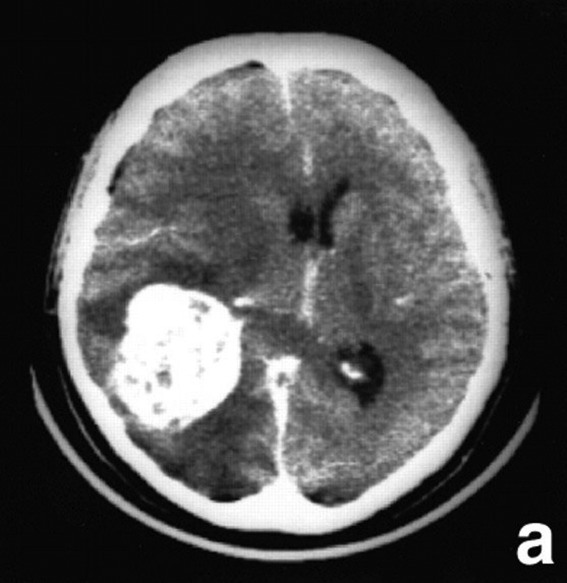
%> input picture MATLAB/brain1.jpg, 567 x 583 px
$ octave Brain_Tumor.m   (GNU Octave 9; MATLAB toolbox functions it lacks are replaced by stand-ins)
%> lines starting %> are read from the running program, lines starting %| are printed output that depends on the picture; in (x1, y1, x2, y2) boxes, pixels count from 0 and x2, y2 are one past the last pixel; in counts of white or black regions, pixels touching at a corner belong together; the program's own positions count from 1

close all;

clear all;
clc;
img=imread('brain1.jpg');
%> img is the input picture: size 583x567 uint8; min 0, max 255, mean 82.5
bw= im2bw(img,0.7);
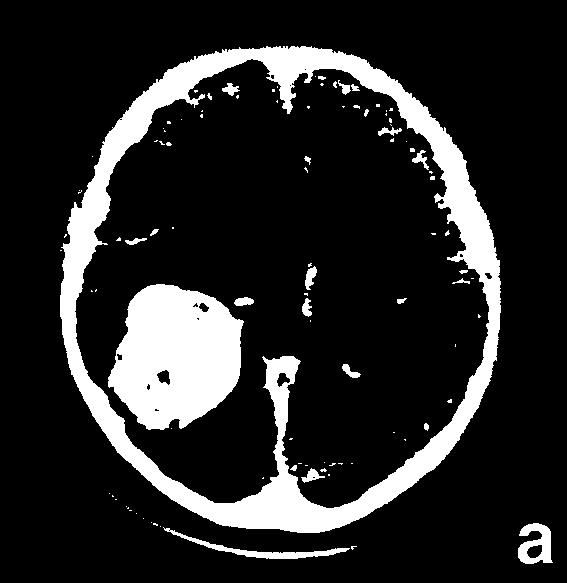
%> bw: size 583x567 logical; 15.7% white; 100 white regions (75 under 20 px), largest, box (x1, y1, x2, y2) and area: (60, 46, 501, 533) 33809, (108, 284, 244, 430) 14260, (163, 527, 350, 559) 959
label=bwlabel(bw);
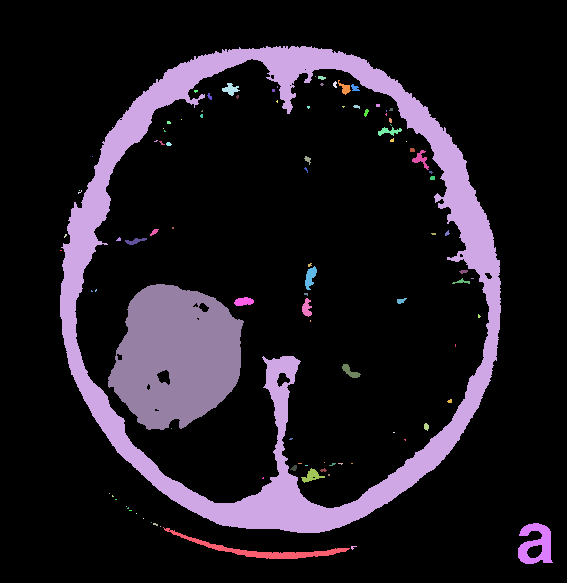
%> label: size 583x567 double; 101 distinct labels, from 0 to 100; one colour per label, 0 black
stats=regionprops(label,'Solidity','Area');
%> stats = 100 regions; largest, Area and Solidity: 33809 0.198, 14260 0.942, 959 0.353, 870 0.688, 166 0.81
density=[stats.Solidity];
%> density = 100 values, max 1 at index 1, min 0.198 at index 2, mean 0.908
area=[stats.Area];
%> area = 100 values, max 33809 at index 2, min 1 at index 5, mean 519.2
high_dense_area=density>0.3;
%> high_dense_area = 100 logical values, 99 true
max_area=max(area(high_dense_area));
%> max_area = 14260
tumor_label=find(area==max_area);
%> tumor_label = 9
tumor=ismember(label,tumor_label);
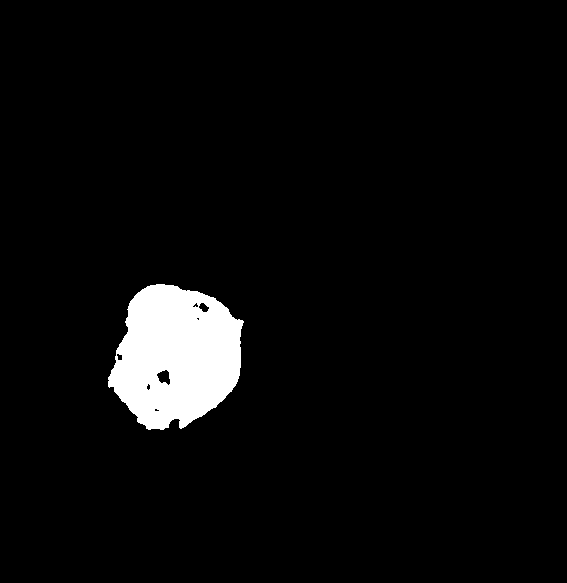
%> tumor: size 583x567 logical; 4.3% white; 1 white region, box (x1, y1, x2, y2) and area: (108, 284, 244, 430) 14260
se=strel('square',5);
tumor=imdilate(tumor,se);
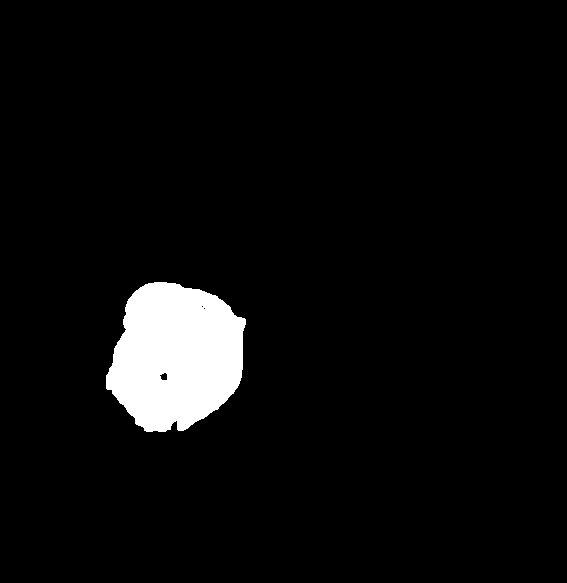
%> tumor: size 583x567 logical; 4.7% white; 1 white region, box (x1, y1, x2, y2) and area: (106, 282, 246, 432) 15683
figure(2);
subplot(1,3,1);
imshow(img,[]);
title('Brain');

subplot(1,3,2);
imshow(tumor,[]);
title('Tumor Alone');
[B,L]=bwboundaries(tumor,'noholes');
%> B = 1 boundary; box (x1, y1, x2, y2) and points: (106, 282, 246, 432) 443
subplot(1,3,3);
imshow(img,[]);
hold on
for i=1:length(B)
    plot(B{i}(:,2),B{i}(:,1), 'y' ,'linewidth',1.45);
end
%> this loop made 1 pass

title('Detected Tumor');
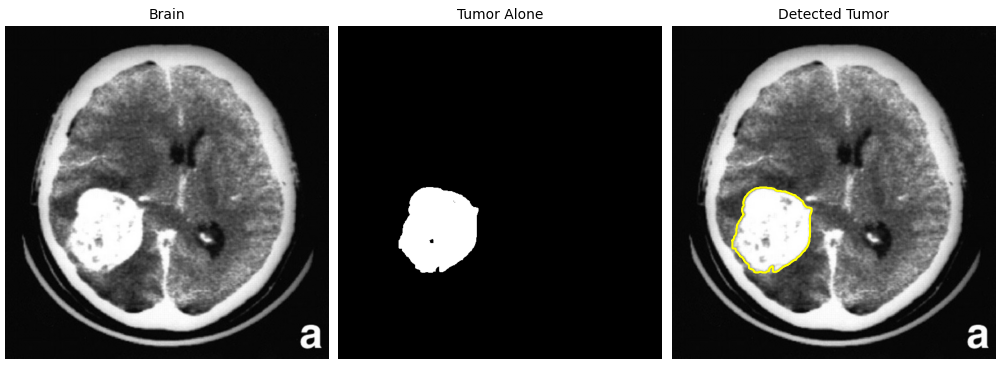
%> figure redrawn from the program's plot data, 3 panels
hold off;

$ run again, with MATLAB/giraffes.jpg copied over MATLAB/brain1.jpg
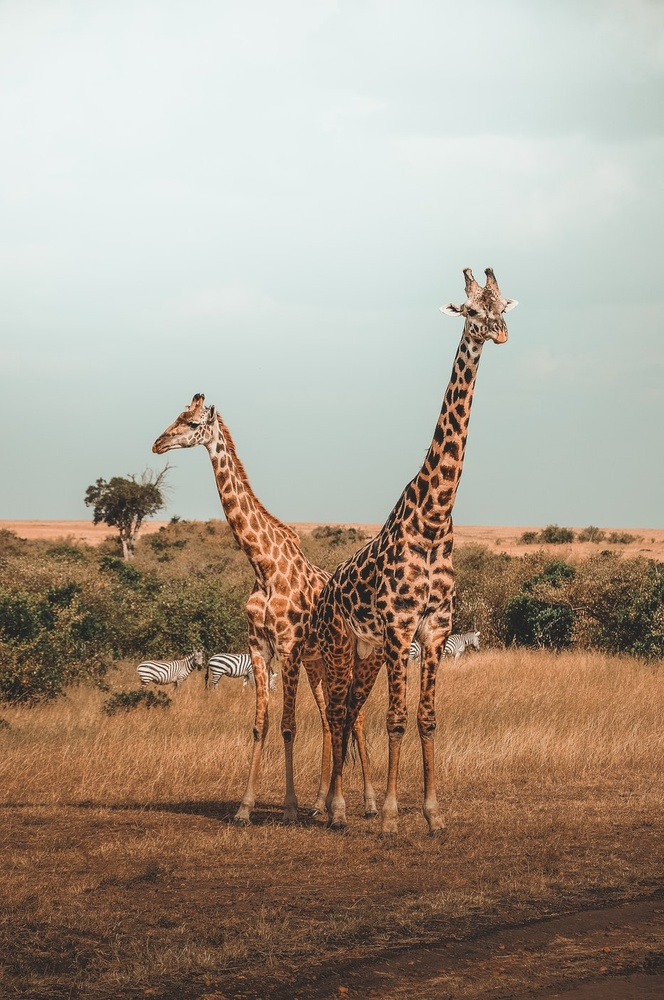
%> input picture MATLAB/giraffes.jpg, 664 x 1000 px, shrunk from 933 x 1405 before the run
%> img is the input picture: size 1000x664x3 uint8; mean R, G, B 170, 156.7, 141.5
%> bw: size 1000x664 logical; 51.2% white; 72 black regions (64 under 20 px), largest, box (x1, y1, x2, y2) and area: (0, 268, 664, 1000) 323270, (259, 531, 272, 556) 180, (14, 520, 85, 523) 137
%> `label=bwlabel(bw);`:
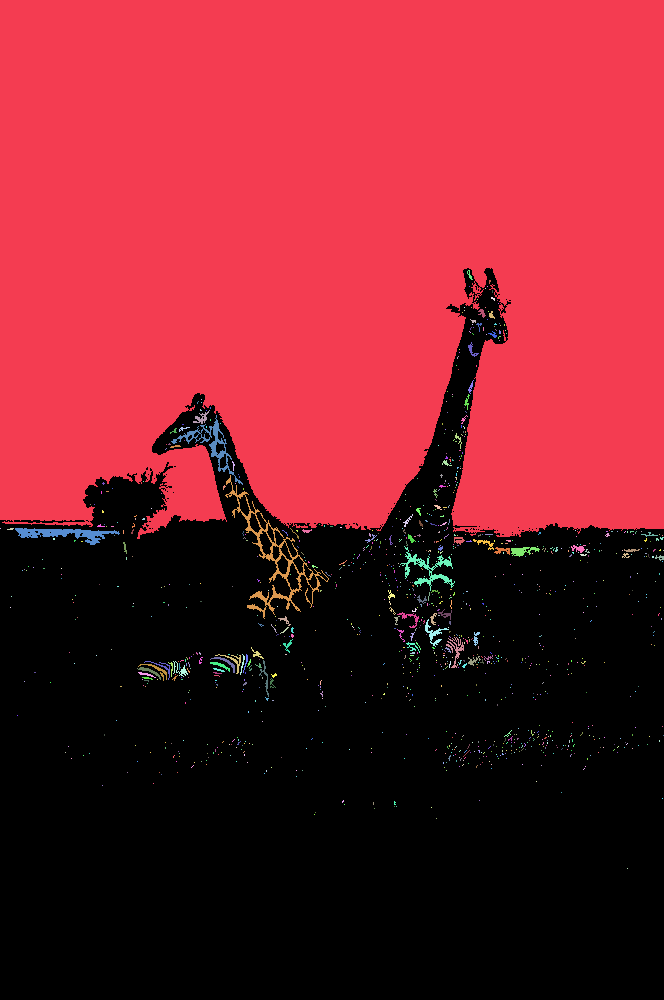
%> label: size 1000x664 double; 1106 distinct labels, from 0 to 1105; one colour per label, 0 black
%> stats = 1105 regions; largest, Area and Solidity: 331227 0.931, 1616 0.209, 731 0.582, 638 0.305, 568 0.31
%> density = 1105 values, max 1 at index 2, min 0.209 at index 179, mean 0.94
%> area = 1105 values, max 331227 at index 1, min 1 at index 2, mean 307.5
%> high_dense_area = 1105 logical values, 1103 true
%> max_area = 331227
%> tumor_label = 1
%> L: size 1000x664 double; values 0 (black) and 1 (white), 50.8% white; 6 black regions (3 under 20 px), largest, box (x1, y1, x2, y2) and area: (0, 289, 664, 1000) 326893, (466, 271, 472, 291) 56, (487, 271, 494, 283) 42
%> B = 1 boundary; box (x1, y1, x2, y2) and points: (0, 0, 664, 541) 3392
%> the loop `for i=1:length(B)` made 1 pass
%> `title('Detected Tumor');`:
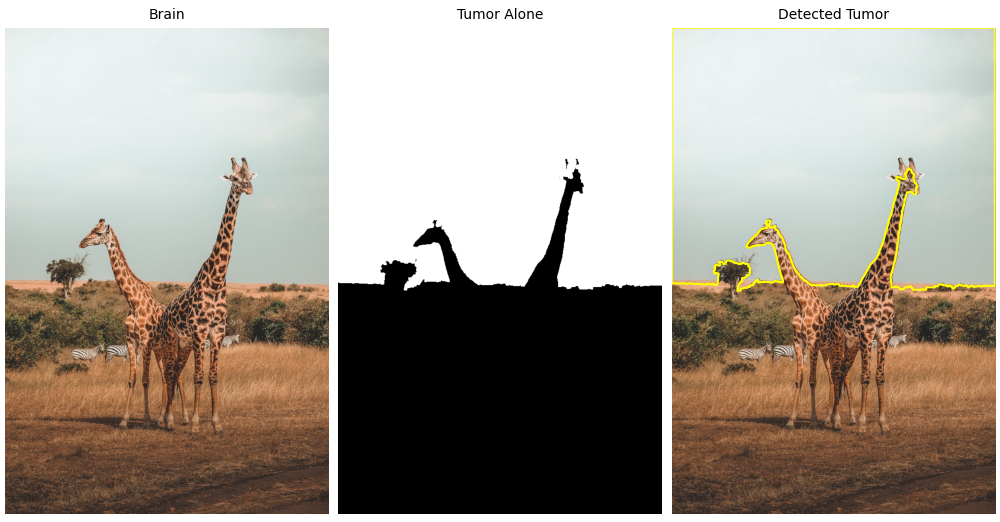
%> figure redrawn from the program's plot data, 3 panels

$ run again, with MATLAB/scarlett.jpg copied over MATLAB/brain1.jpg
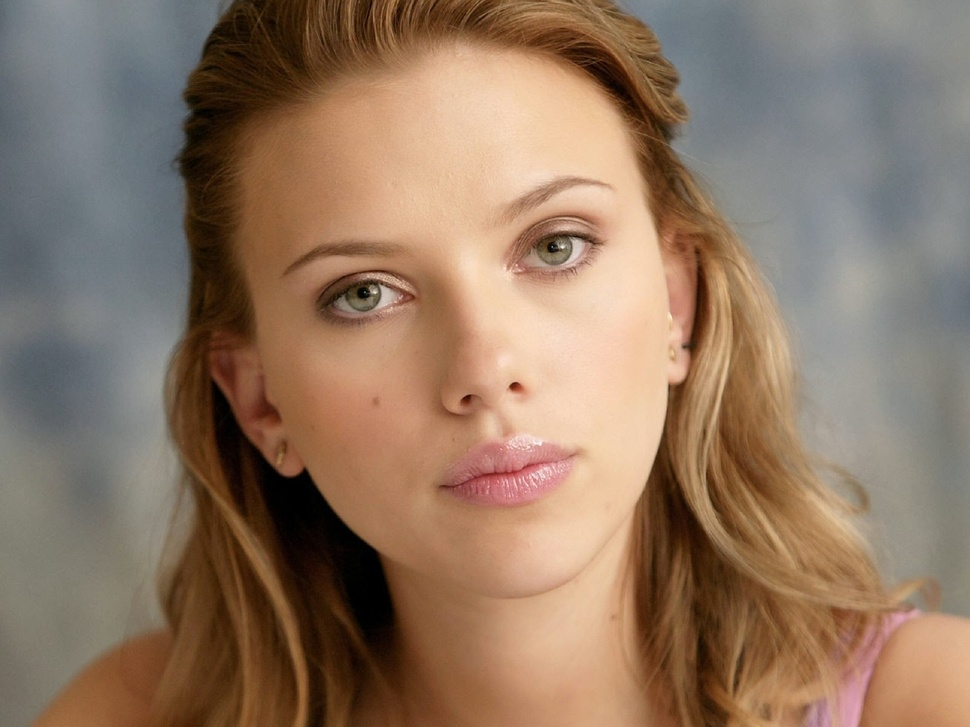
%> input picture MATLAB/scarlett.jpg, 970 x 727 px, shrunk from 1600 x 1200 before the run
%> img is the input picture: size 727x970x3 uint8; mean R, G, B 144, 118.8, 98.6
%> bw: size 727x970 logical; 14% white; 162 white regions (147 under 20 px), largest, box (x1, y1, x2, y2) and area: (372, 49, 685, 678) 93933, (917, 622, 970, 704) 2275, (810, 495, 862, 538) 536
%> `label=bwlabel(bw);`:
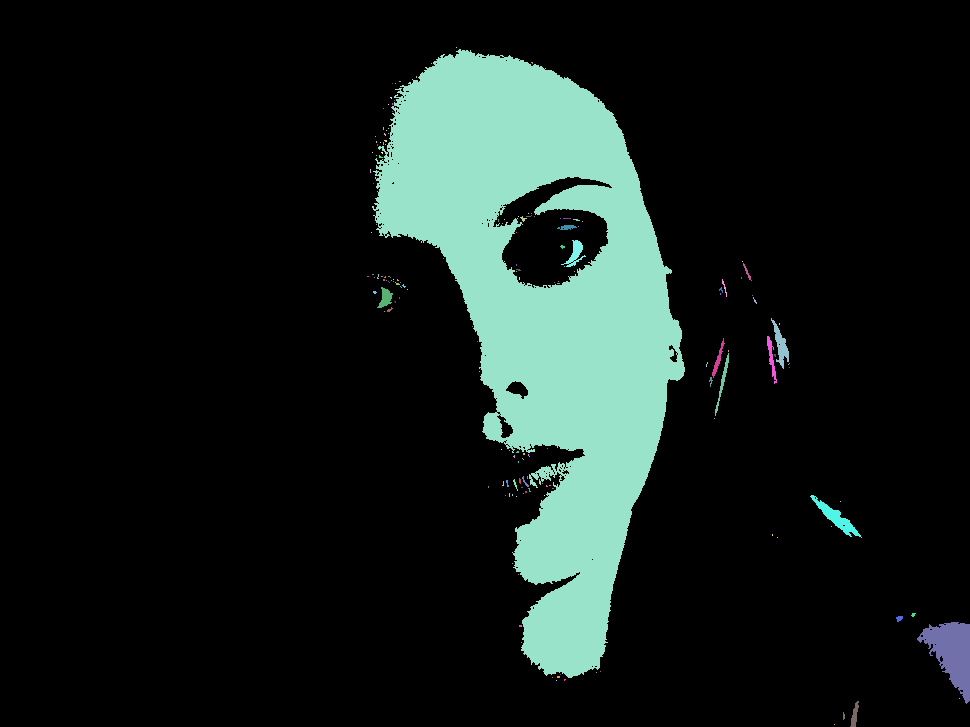
%> label: size 727x970 double; 163 distinct labels, from 0 to 162; one colour per label, 0 black
%> stats = 162 regions; largest, Area and Solidity: 93933 0.728, 2275 0.868, 536 0.794, 338 0.667, 243 0.576
%> density = 162 values, max 1 at index 1, min 0.576 at index 121, mean 0.947
%> area = 162 values, max 93933 at index 5, min 1 at index 3, mean 609.4
%> high_dense_area = 162 logical values, 162 true
%> max_area = 93933
%> tumor_label = 5
%> L: size 727x970 double; values 0 (black) and 1 (white), 14.4% white; 1 white region, box (x1, y1, x2, y2) and area: (370, 47, 687, 680) 101510
%> B = 1 boundary; box (x1, y1, x2, y2) and points: (370, 47, 687, 680) 1864
%> the loop `for i=1:length(B)` made 1 pass
%> `title('Detected Tumor');`:
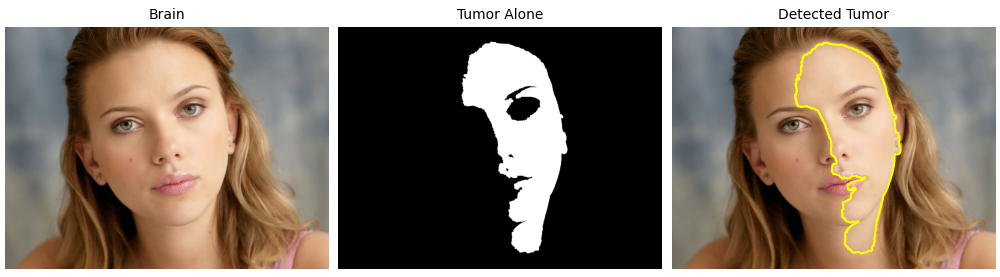
%> figure redrawn from the program's plot data, 3 panels
